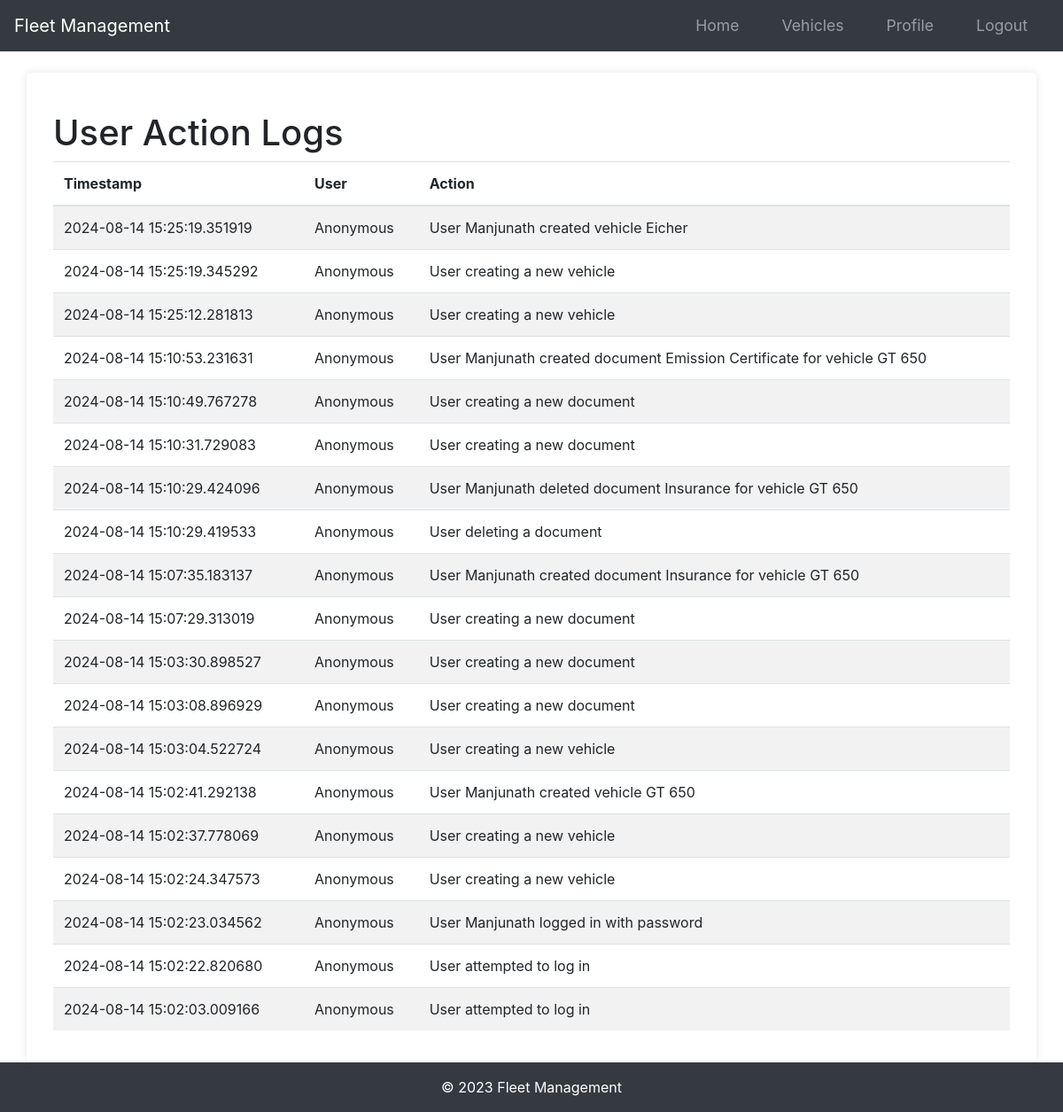
The page /logs (signed in) on the database as committed earlier.
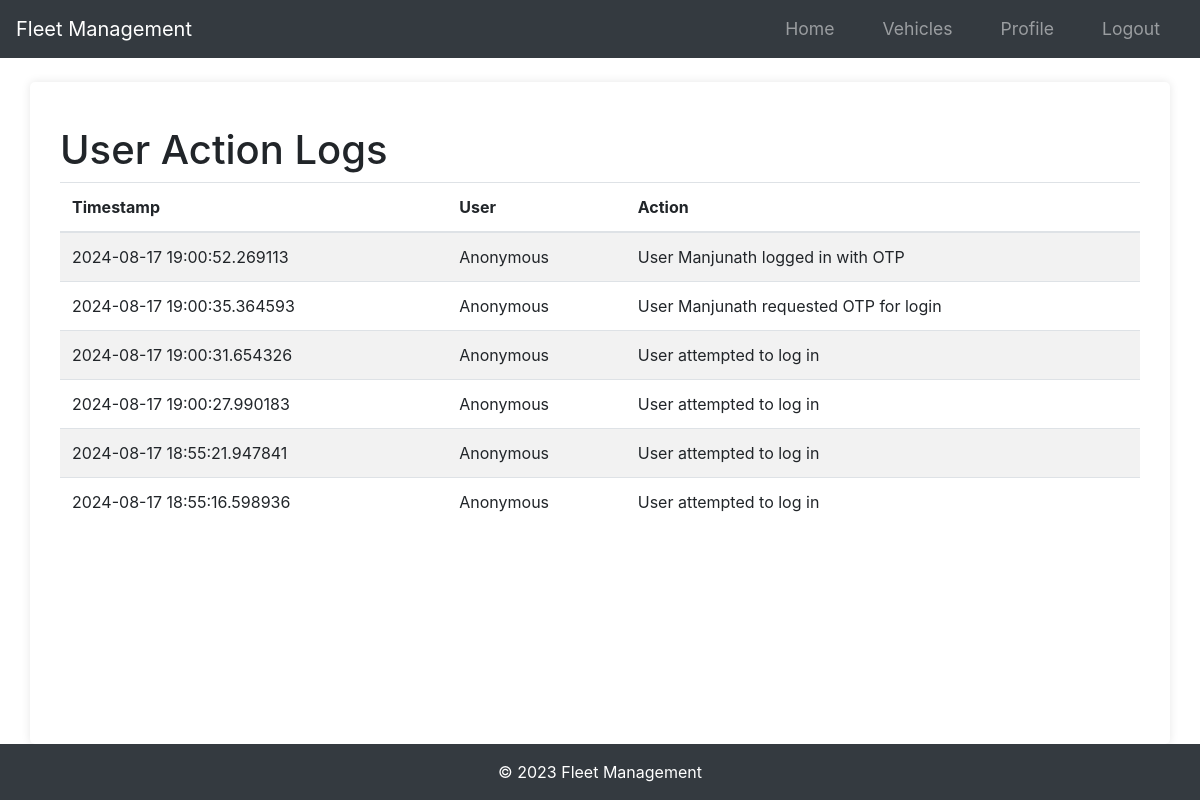
The same page on the database as committed later.
### app/models.py (models this page shows, shortened)
class Log(db.Model):
    id = db.Column(db.Integer, primary_key=True)
    user_id = db.Column(db.Integer, db.ForeignKey("user.id"), nullable=True)
    action = db.Column(db.String(255), nullable=False)
    timestamp = db.Column(db.DateTime, default=datetime.utcnow, nullable=False)

### app/routes.py (the view)
@main.route("/logs")
@login_required  # Ensure only logged-in users can see this
def view_logs():
    logs = Log.query.order_by(Log.timestamp.desc()).all()
    return render_template("view_logs.html", logs=logs)

### app/__init__.py (called while the page is built)
def create_app(config_class=Config):
    app = Flask(__name__)
    app.config.from_object(config_class)
    db.init_app(app)
    bcrypt.init_app(app)
    login_manager.init_app(app)
    mail.init_app(app)
    migrate.init_app(app, db)
    login_manager.login_view = "main.login"
    login_manager.login_message_category = "info"
    from app.models import User
    @login_manager.user_loader
    def load_user(user_id):
        return User.query.get(int(user_id))
    from app.routes import main as main_blueprint
    app.register_blueprint(main_blueprint)
    scheduler = BackgroundScheduler()
    scheduler.add_job(check_document_expirations, "interval", hours=24)
    scheduler.start()
    return app

### app/templates/view_logs.html (shortened to what this page needs)
{% extends "base.html" %}
{% block content %}
<div class="container">
    <h1 class="mt-4">User Action Logs</h1>
    <table class="table table-striped">
        <thead>
            <tr>
                <th scope="col">Timestamp</th>
                <th scope="col">User</th>
                <th scope="col">Action</th>
            </tr>
        </thead>
        <tbody>
            {% for log in logs %}
            <tr>
                <td>{{ log.timestamp }}</td>
                <td>{{ log.user.username if log.user else "Anonymous" }}</td>
                <td>{{ log.action }}</td>
            </tr>
            {% endfor %}
        </tbody>
    </table>
</div>
{% endblock %}

### app/templates/base.html (shortened to what this page needs)
<!DOCTYPE html>
<html lang="en">
<head>
    <link rel="stylesheet" href="{{ url_for('static', filename='styles.css') }}">
    <link rel="stylesheet" href="https://stackpath.bootstrapcdn.com/bootstrap/4.5.2/css/bootstrap.min.css">
    <link rel="stylesheet" href="https://cdnjs.cloudflare.com/ajax/libs/font-awesome/5.15.3/css/all.min.css">
</head>
<body>
    <nav class="navbar navbar-expand-lg navbar-dark bg-dark">
        <a class="navbar-brand" href="{{ url_for('main.index') }}">Fleet Management</a>
        <div class="collapse navbar-collapse" id="navbarNav">
            <ul class="navbar-nav ml-auto">
                {% if current_user.is_authenticated %}
                    <li class="nav-item">
                        <a class="nav-link" href="{{ url_for('main.home') }}">Home</a>
                    </li>
                    <li class="nav-item">
                        <a class="nav-link" href="{{ url_for('main.list_vehicles') }}">Vehicles</a>
                    </li>
                    <li class="nav-item">
                        <a class="nav-link" href="{{ url_for('main.profile') }}">Profile</a>
                    </li>
                    <li class="nav-item">
                        <a class="nav-link" href="{{ url_for('main.logout') }}">Logout</a>
                    </li>
                {% endif %}
            </ul>
        </div>
    </nav>
    <main class="main-content container mt-4">
        {% block content %}{% endblock %}
    </main>
    <footer class="footer mt-auto py-3 bg-dark">
        <div class="container text-center text-white">
            <span>&copy; 2023 Fleet Management</span>
        </div>
    </footer>
</body>
</html>

### app/static/styles.css (style rules this page uses)
body { font-family: Arial, sans-serif; margin: 0; padding: 0; background-color: #f4f4f4; }
.container { width: 80%; margin: 0 auto; }
nav ul { list-style-type: none; padding: 0; }
nav ul li { display: inline; margin: 0 15px; }
nav ul li a { color: #fff; text-decoration: none; font-size: 1.1em; }
main { padding: 20px; background-color: #fff; border-radius: 5px; box-shadow: 0 0 10px rgba(0,0,0,0.1); }
body { font-family: Arial, sans-serif; margin: 0; padding: 0; }
nav ul { list-style: none; padding: 0; }
nav ul li { display: inline; margin: 0 1rem; }
nav ul li a { color: #fff; text-decoration: none; }

### app/templates/base.html (style rules this page uses)
html, body { height: 100%; margin: 0; display: flex; flex-direction: column; }
.container { flex: 1; }
.footer { background-color: #343a40; color: white; }
.main-content { flex: 1; }

Rows that differ between the two databases and show on the page:
removed Log: timestamp "2024-08-14 15:25:19.351919", user "Anonymous", action "User Manjunath created vehicle Eicher"
removed Log: timestamp "2024-08-14 15:25:19.345292", user "Anonymous", action "User creating a new vehicle"
removed Log: timestamp "2024-08-14 15:25:12.281813", user "Anonymous", action "User creating a new vehicle"
removed Log: timestamp "2024-08-14 15:10:53.231631", user "Anonymous", action "User Manjunath created document Emission Certificate for vehicle GT 650"
removed Log: timestamp "2024-08-14 15:10:49.767278", user "Anonymous", action "User creating a new document"
removed Log: timestamp "2024-08-14 15:10:31.729083", user "Anonymous", action "User creating a new document"
removed Log: timestamp "2024-08-14 15:10:29.424096", user "Anonymous", action "User Manjunath deleted document Insurance for vehicle GT 650"
removed Log: timestamp "2024-08-14 15:10:29.419533", user "Anonymous", action "User deleting a document"
removed Log: timestamp "2024-08-14 15:07:35.183137", user "Anonymous", action "User Manjunath created document Insurance for vehicle GT 650"
removed Log: timestamp "2024-08-14 15:07:29.313019", user "Anonymous", action "User creating a new document"
removed Log: timestamp "2024-08-14 15:03:30.898527", user "Anonymous", action "User creating a new document"
removed Log: timestamp "2024-08-14 15:03:08.896929", user "Anonymous", action "User creating a new document"
removed Log: timestamp "2024-08-14 15:03:04.522724", user "Anonymous", action "User creating a new vehicle"
removed Log: timestamp "2024-08-14 15:02:37.778069", user "Anonymous", action "User creating a new vehicle"
removed Log: timestamp "2024-08-14 15:02:24.347573", user "Anonymous", action "User creating a new vehicle"
changed Log: timestamp "2024-08-14 15:02:41.292138" → "2024-08-17 19:00:52.269113"; action "User Manjunath created vehicle GT 650" → "User Manjunath logged in with OTP"
added Log: timestamp "2024-08-17 19:00:35.364593", user "Anonymous", action "User Manjunath requested OTP for login"
added Log: timestamp "2024-08-17 19:00:31.654326", user "Anonymous", action "User attempted to log in"
changed Log (number 4 of 6 on the later page): timestamp "2024-08-14 15:02:23.034562" → "2024-08-17 19:00:27.990183"; action "User Manjunath logged in with password" → "User attempted to log in"
changed Log (number 5 of 6 on the later page): timestamp "2024-08-14 15:02:22.820680" → "2024-08-17 18:55:21.947841"
changed Log (number 6 of 6 on the later page): timestamp "2024-08-14 15:02:03.009166" → "2024-08-17 18:55:16.598936"
